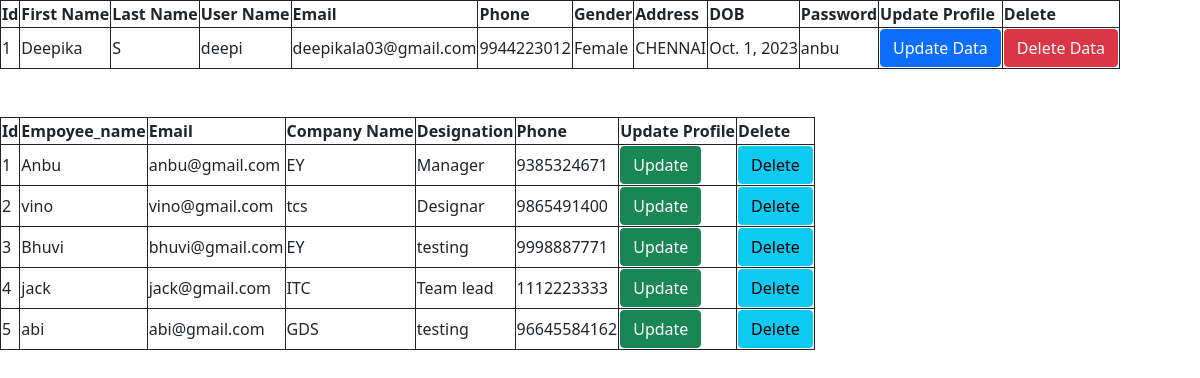
/djangoapp/display/, run on the app's committed database.
### djangoapp/models.py (models this page shows)
class register(models.Model):
    fname=models.CharField(max_length=30)
    lname=models.CharField(max_length=20)
    username=models.CharField(max_length=20)
    email=models.EmailField()
    phone=models.IntegerField()
    gender=models.CharField(max_length=10)
    address=models.CharField(max_length=100)
    dob=models.DateField()
    password=models.CharField(max_length=20)

class empreg(models.Model):
    emp_name=models.CharField(max_length=30)
    mail=models.EmailField()
    cmpnm=models.CharField(max_length=30)
    des=models.CharField(max_length=10)
    phone=models.IntegerField()

### djangoapp/views.py (the view)
# urls.py: path('display/',display),
def display(request):
    a=register.objects.all()
    b = empreg.objects.all()
    return render(request,'display.html',{'data':a,'data1':b})

### djangoapp/templates/display.html (shortened to what this page needs)
<!DOCTYPE html>
<html lang="en">
<head>
    <link href="https://cdn.jsdelivr.net/npm/bootstrap@5.0.2/dist/css/bootstrap.min.css" rel="stylesheet">
</head>
<body>
    <table>
        <tr>
            <th>Id</th>
            <th>First Name</th>
            <th>Last Name</th>
            <th>User Name</th>
            <th>Email</th>
            <th>Phone</th>
            <th>Gender</th>
            <th>Address</th>
            <th>DOB</th>
            <th>Password</th>
            <th>Update Profile</th>
            <th>Delete</th>
        </tr>
        {% for i in data %}
         <tr>
             <td>{{i.id}}</td>
             <td>{{i.fname}}</td>
             <td>{{i.lname}}</td>
             <td>{{i.username}}</td>
             <td>{{i.email}}</td>
             <td>{{i.phone}}</td>
             <td>{{i.gender}}</td>
             <td>{{i.address}}</td>
             <td>{{i.dob}}</td>
             <td>{{i.password}}</td>
             <td><a href="http://127.0.0.1:8000/djangoapp/updatedata/{{i.id}}" class="btn btn-primary">Update Data</td>
             <td><a href="http://127.0.0.1:8000/djangoapp/delete/{{i.id}}" class="btn btn-danger">Delete Data</a> </td>
         </tr>
        {% endfor %}
    </table><br><br>
<table>
    <tr>
        <th>Id</th>
        <th>Empoyee_name</th>
        <th>Email</th>
        <th>Company Name</th>
        <th>Designation</th>
        <th>Phone</th>
        <th>Update Profile</th>
        <th>Delete</th>
    </tr>
    {% for i in data1 %}
        <tr>
            <td>{{i.id}}</td>
            <td>{{i.emp_name}}</td>
            <td>{{i.mail}}</td>
            <td>{{i.cmpnm}}</td>
            <td>{{i.des}}</td>
            <td>{{i.phone}}</td>
            <td><a href="http://127.0.0.1:8000/djangoapp/empupdate/{{i.id}}" class="btn btn-success">Update</a></td>
            <td><a href="http://127.0.0.1:8000/djangoapp/delemp/{{i.id}}" class="btn btn-info">Delete</a> </td>
        </tr>
    {% endfor %}
</table><br><br>
</body>
</html>

### djangoapp/templates/display.html (style rules this page uses)
table, tr, th, td { border: 1px solid; }

### data on the page
register: id "1", fname "Deepika", lname "S", username "deepi", email "deepikala03@gmail.com", phone "9944223012", gender "Female", address "CHENNAI", dob "Oct. 1, 2023", password "anbu"
empreg: id "1", emp_name "Anbu", mail "anbu@gmail.com", cmpnm "EY", des "Manager", phone "9385324671"
empreg: id "2", emp_name "vino", mail "vino@gmail.com", cmpnm "tcs", des "Designar", phone "9865491400"
empreg: id "3", emp_name "Bhuvi", mail "bhuvi@gmail.com", cmpnm "EY", des "testing", phone "9998887771"
empreg: id "4", emp_name "jack", mail "jack@gmail.com", cmpnm "ITC", des "Team lead", phone "1112223333"
empreg: id "5", emp_name "abi", mail "abi@gmail.com", cmpnm "GDS", des "testing", phone "96645584162"
